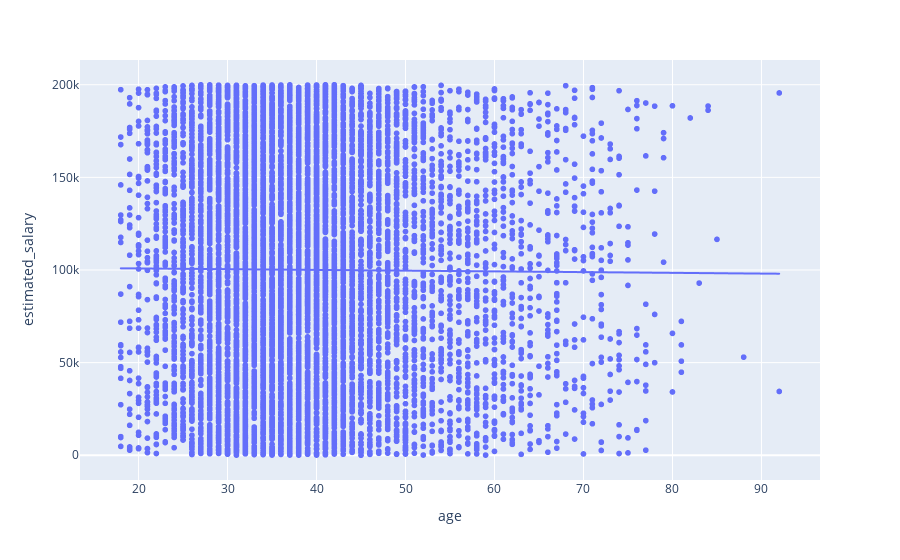

The notebook cell this image was saved under:
### Code cell
px.scatter(df, x="age",y="estimated_salary",trendline="ols")

### Figure 1 — Plotly figure (JSON) as saved in the notebook; plotly's stock layout.template omitted (floating-point values rounded to 4 significant figures; data arrays with more than 128 entries replaced by an {"elided": "..."} marker saying what was removed)
{"data": [{"hovertemplate": "age=%{x}<br>estimated_salary=%{y}<extra></extra>", "legendgroup": "", "marker": {"color": "#636efa", "symbol": "circle"}, "mode": "markers", "name": "", "showlegend": false, "x": {"elided": "10000 int values"}, "xaxis": "x", "y": {"elided": "10000 float values"}, "yaxis": "y", "type": "scattergl"}, {"hovertemplate": "<b>OLS trendline</b><br>estimated_salary = -39.4873 * age + 101627<br>R<sup>2</sup>=0.000052<br><br>age=%{x}<br>estimated_salary=%{y} <b>(trend)</b><extra></extra>", "legendgroup": "", "marker": {"color": "#636efa", "symbol": "circle"}, "mode": "lines", "name": "", "showlegend": false, "x": {"elided": "10000 int values"}, "xaxis": "x", "y": {"elided": "10000 float values"}, "yaxis": "y", "type": "scattergl"}], "layout": {"xaxis": {"anchor": "y", "domain": [0, 1], "title": {"text": "age"}, "type": "linear", "range": [13.39, 96.61], "autorange": true}, "yaxis": {"anchor": "x", "domain": [0, 1], "title": {"text": "estimated_salary"}, "type": "linear", "range": [-14170.0, 214200.0], "autorange": true}, "legend": {"tracegroupgap": 0}, "margin": {"t": 60}, "autosize": true}}
